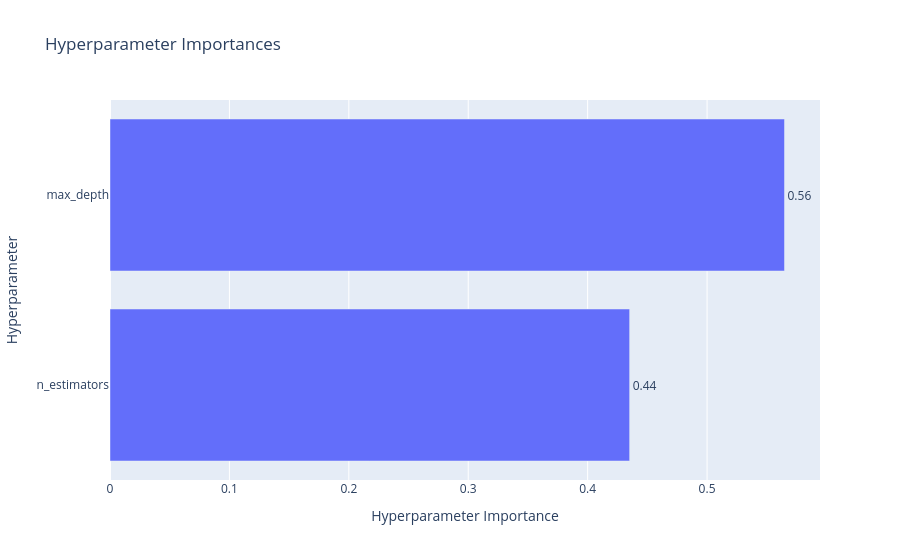

The notebook cell saved with this chart:
### Code cell
# 5. Hyperparameter Importance
plot_param_importances(study).show()

### Figure 1 — Plotly figure (JSON) as saved in the notebook; plotly's stock layout.template omitted (floating-point values rounded to 4 significant figures)
{"data": [{"cliponaxis": false, "hovertemplate": ["n_estimators (IntDistribution): 0.4351568944980913<extra></extra>", "max_depth (IntDistribution): 0.5648431055019087<extra></extra>"], "name": "Objective Value", "orientation": "h", "text": ["0.44", "0.56"], "textposition": "outside", "type": "bar", "x": [0.4352, 0.5648], "y": ["n_estimators", "max_depth"]}], "layout": {"title": {"text": "Hyperparameter Importances"}, "xaxis": {"title": {"text": "Hyperparameter Importance"}}, "yaxis": {"title": {"text": "Hyperparameter"}}}}
